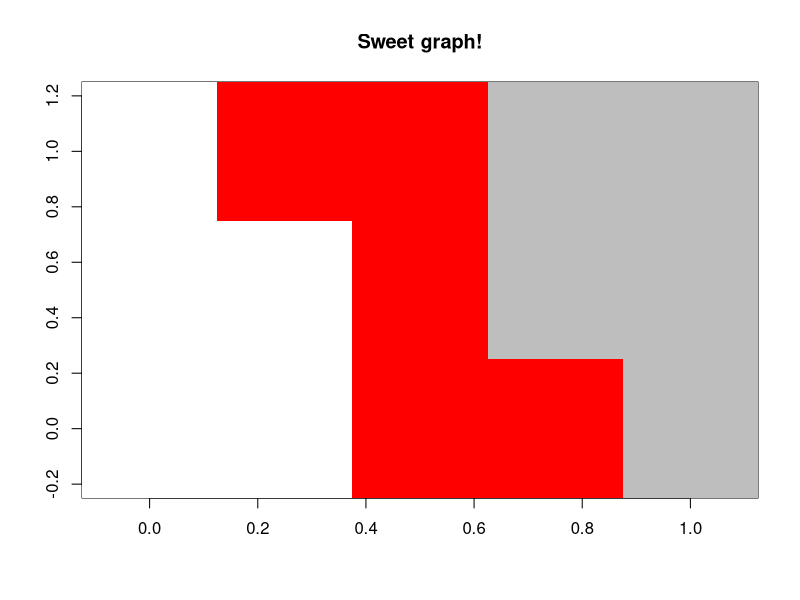
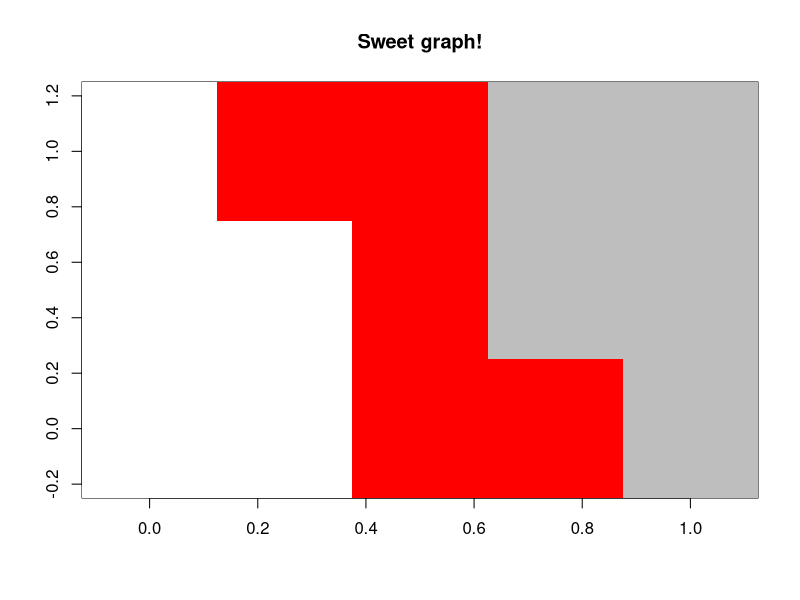

Here is the R script that generated these plots, in order:

# Announcements

# References:
# Introduction to R https://cran.r-project.org/doc/manuals/r-release/R-intro.html#The-three-dots-argument
# Advanced R S3 methods: https://adv-r.hadley.nz/s3.html

# Outcomes:
# 1. Write methods for generic functions
# 2. Write wrapper functions using ... (ellipsis)

# Review of the functions we have for the SIR model:

# 1. initialize
# 2. plot
# 3. one iteration
# 3. full simulation

x = matrix(rep(0:2, each = 5), nrow = 3)

class(x) = c("sir", class(x))


plot.sir = function(x, ...){
    image(t(x), col = c("white", "red", "grey"), ...)
}

plot.sir(x, main = "Sweet graph!")

plot(x, main = "Sweet graph!")


summary(x)

# 123 GO: What will I name my summary function?
summary.sir = function(x){
    c(susceptible = sum(x == 0), infected = sum(x == 1), removed = sum(x == 2))
}


summary(x)

# How can I tell if a function is generic

